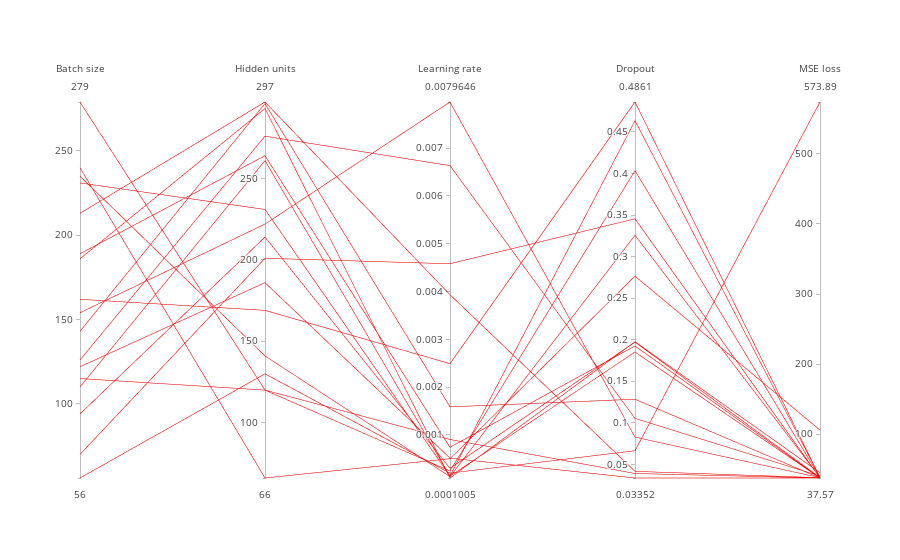

The cell this chart's notebook holds for it:
### Code cell
import plotly.graph_objs as go
from plotly.offline import init_notebook_mode, iplot


init_notebook_mode(connected=True)

data = [
    go.Parcoords(
        line = dict(color = 'red', showscale = True),
        dimensions = list([
            dict(label = 'Batch size', values = bs_val),
            dict(label = 'Hidden units', values = hu_val),
            dict(label = 'Learning rate', values = lr_val),
            dict(label = 'Dropout', values = do_val),
            dict(label = 'MSE loss', values = loss_val),
        ])
    )
]

iplot(data, filename = 'dl_coordinate_plot')

### Figure 1 — Plotly figure (JSON) as saved in the notebook; plotly's stock layout.template omitted (floating-point values rounded to 4 significant figures)
{"data": [{"dimensions": [{"label": "Batch size", "values": [231, 235, 162, 154, 94, 240, 70, 56, 110, 279, 115, 126, 186, 122, 189, 143, 213]}, {"label": "Hidden units", "values": [231, 141, 169, 222, 214, 66, 201, 130, 261, 120, 120, 276, 293, 186, 264, 296, 297]}, {"label": "Learning rate", "values": [0.0001422, 0.0001287, 0.002492, 0.007965, 0.0003044, 0.000504, 0.004582, 0.0002021, 0.0001373, 0.0002481, 0.0009063, 0.006634, 0.0001005, 0.0005161, 0.000742, 0.001589, 0.003934]}, {"label": "Dropout", "values": [0.4636, 0.3257, 0.4861, 0.0827, 0.1971, 0.2765, 0.3455, 0.06637, 0.1852, 0.4035, 0.03893, 0.1053, 0.1975, 0.03352, 0.1924, 0.1283, 0.04155]}, {"label": "MSE loss", "values": [38.66, 38.18, 38.42, 38.04, 38.13, 105.9, 37.62, 573.9, 37.58, 38.46, 37.57, 40.4, 45.14, 37.65, 37.61, 37.57, 37.98]}], "line": {"color": "red", "showscale": true}, "type": "parcoords", "uid": "859305e2-e9b1-4a8a-b25e-7c96f3d899da"}], "layout": {}}
